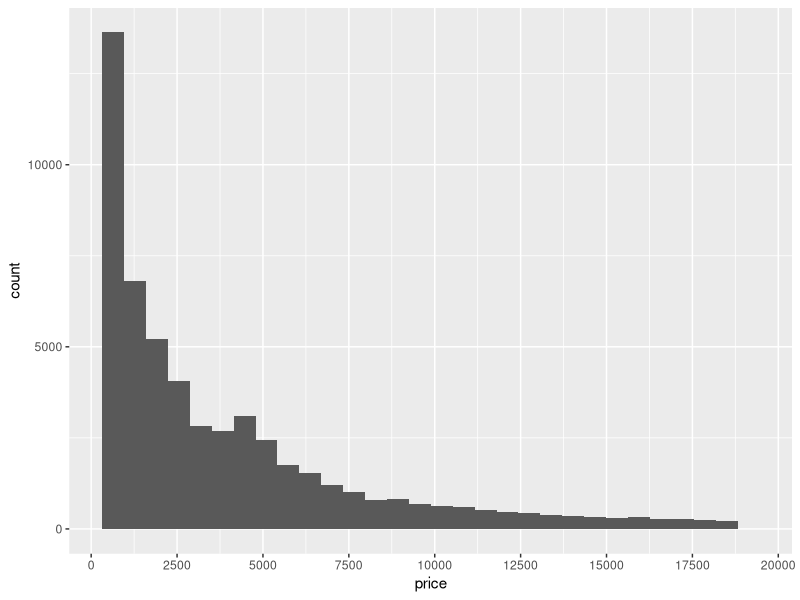
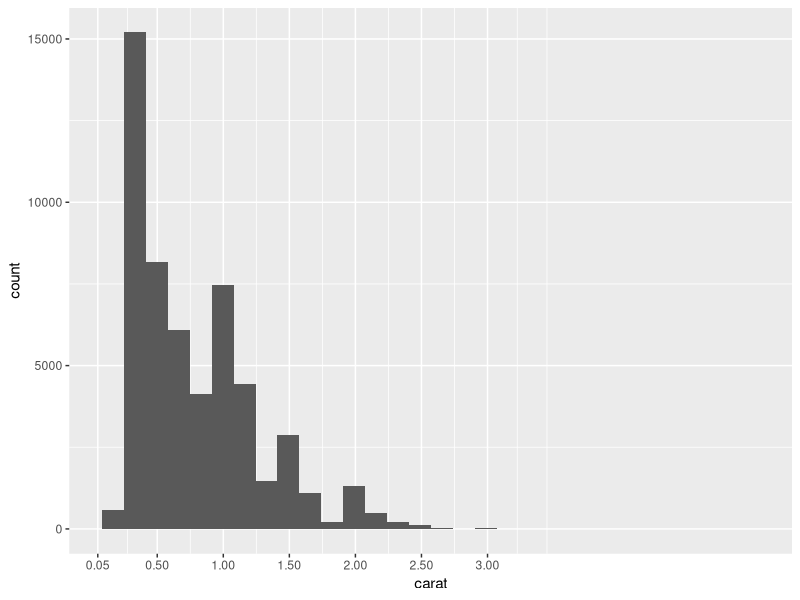
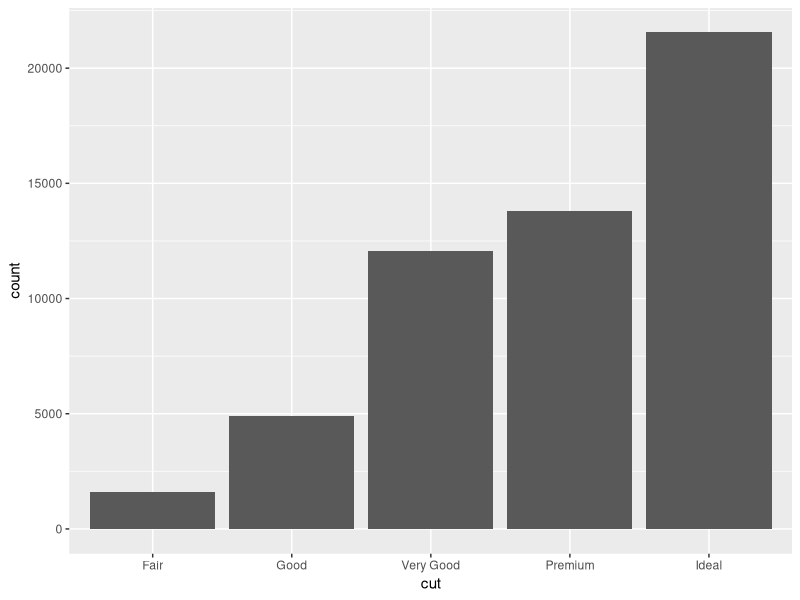
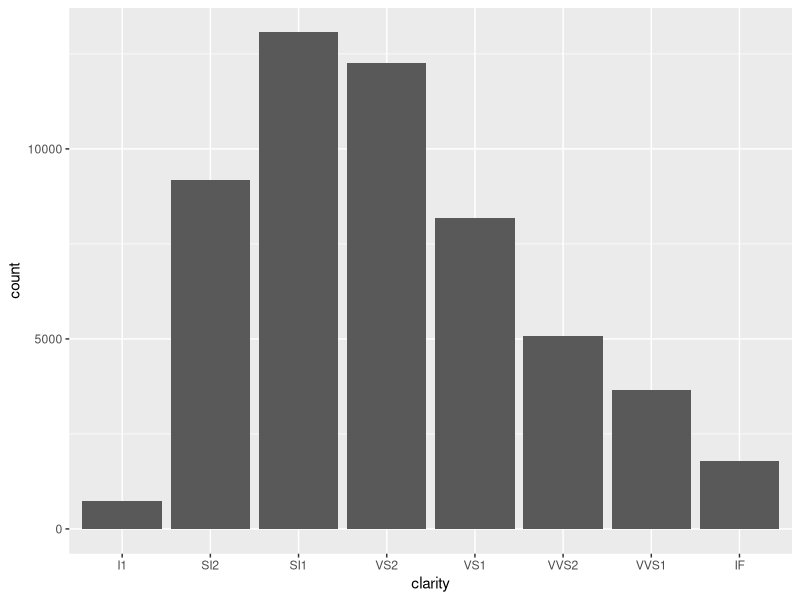
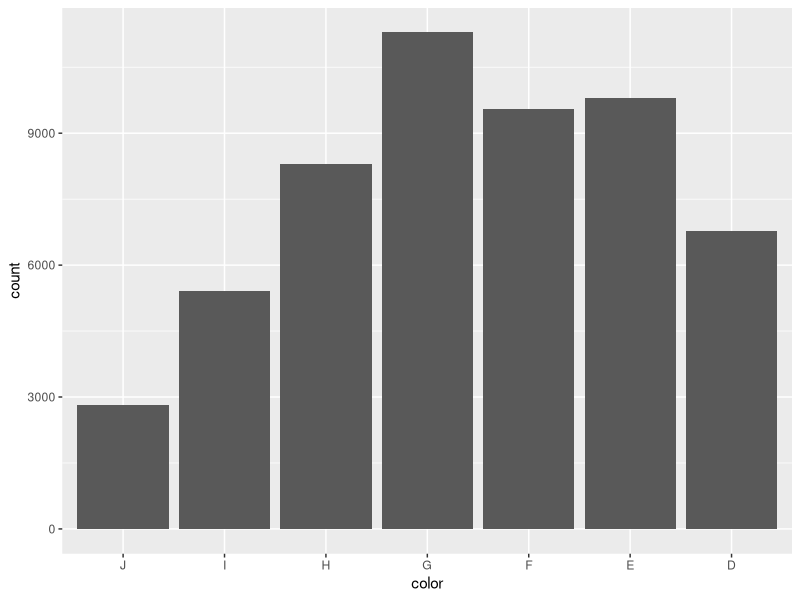
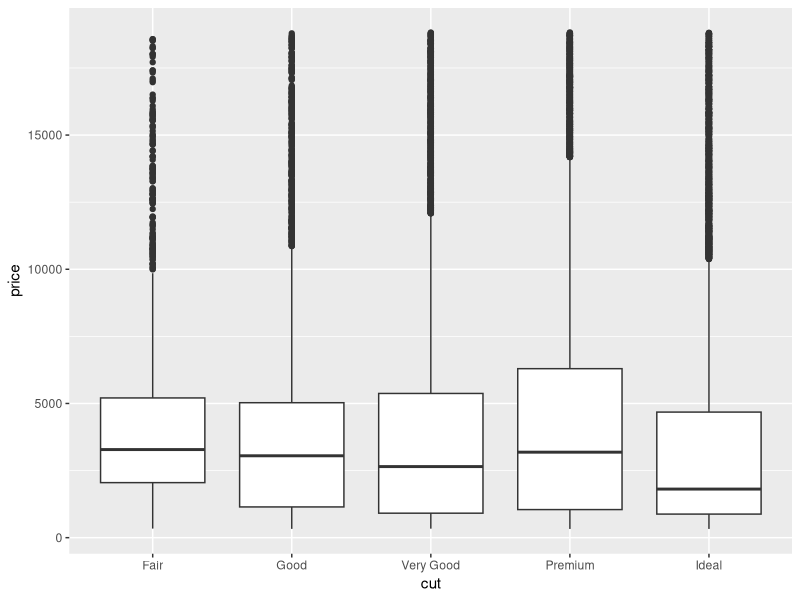
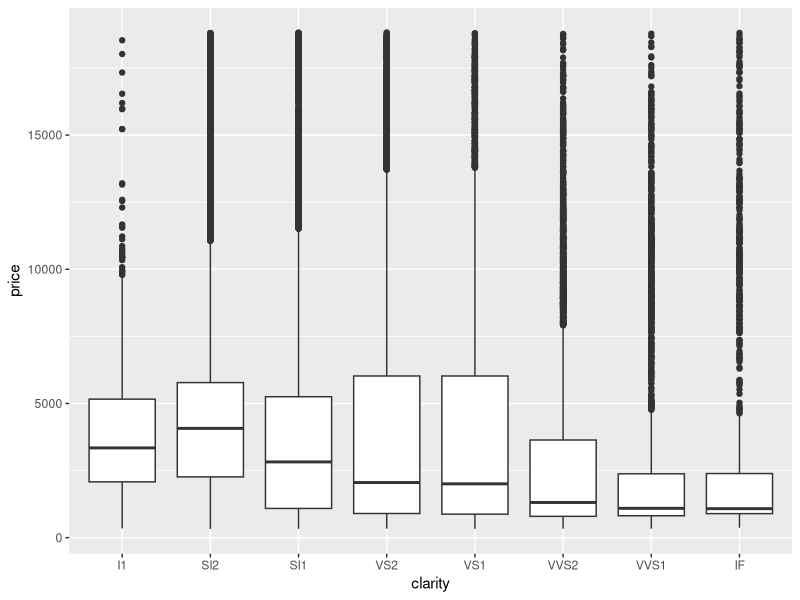
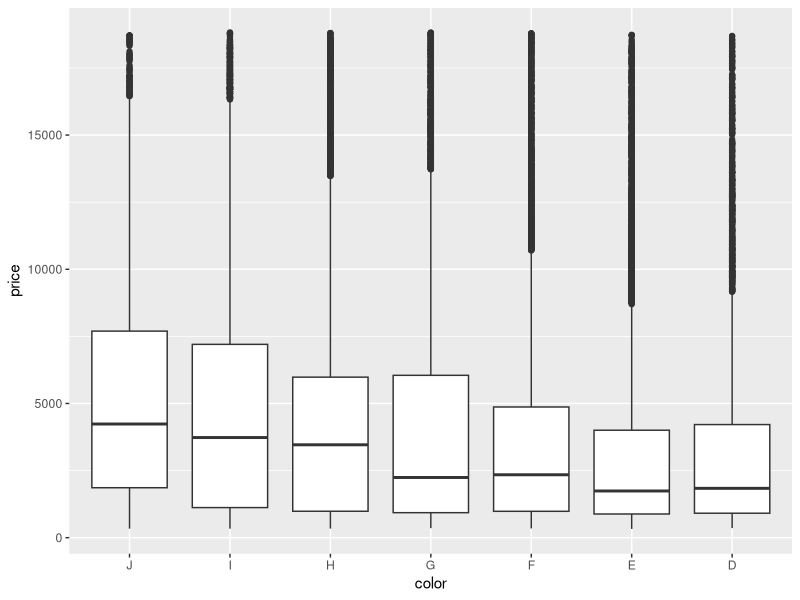

Write the R code that produced these figures, in order.
## ---- chunk 1
knitr::opts_chunk$set(echo = TRUE)
## ---- chunk 2
library(tidyverse)
## ---- chunk 3
df = read.csv('diamonds.csv')
## ---- chunk 4
str(df)
## ---- chunk 5
df$cut = factor(df$cut, levels = c('Fair', 'Good', 'Very Good', 'Premium', 'Ideal'))
df$color = factor(df$color, levels = c('J', 'I', 'H', 'G', 'F', 'E', 'D'))
df$clarity = factor(df$clarity, levels = c('I1', 'SI2', 'SI1', 'VS2', 'VS1', 'VVS2', 'VVS1', 'IF'))
## ---- chunk 6
str(df)
## ---- chunk 7
ggplot(df, aes(price)) + 
  geom_histogram(bins = 30) +
  scale_x_continuous(breaks = c(0, 2500, 5000, 7500, 10000, 12500, 15000, 17500, 20000))
## ---- chunk 8
ggplot(df, aes(carat)) + 
  geom_histogram(bins=30) +
  scale_x_continuous(breaks = c(0.05,  0.5,  1.0,  1.5,  2.0,  2.5, 3.0))
## ---- chunk 9
ggplot(df, aes(cut)) +
  geom_bar()
## ---- chunk 10
ggplot(df, aes(clarity)) +
  geom_bar()
## ---- chunk 11
ggplot(df, aes(color)) +
  geom_bar()
## ---- chunk 12
ggplot(df, aes(x=cut, y=price)) + 
  geom_boxplot()
## ---- chunk 13
ggplot(df, aes(x=clarity, y=price)) +
  geom_boxplot()
## ---- chunk 14
ggplot(df, aes(x=color, y=price)) +
  geom_boxplot()
## ---- chunk 15
ggplot(df, aes(x=carat, y=price)) +
  geom_point()
